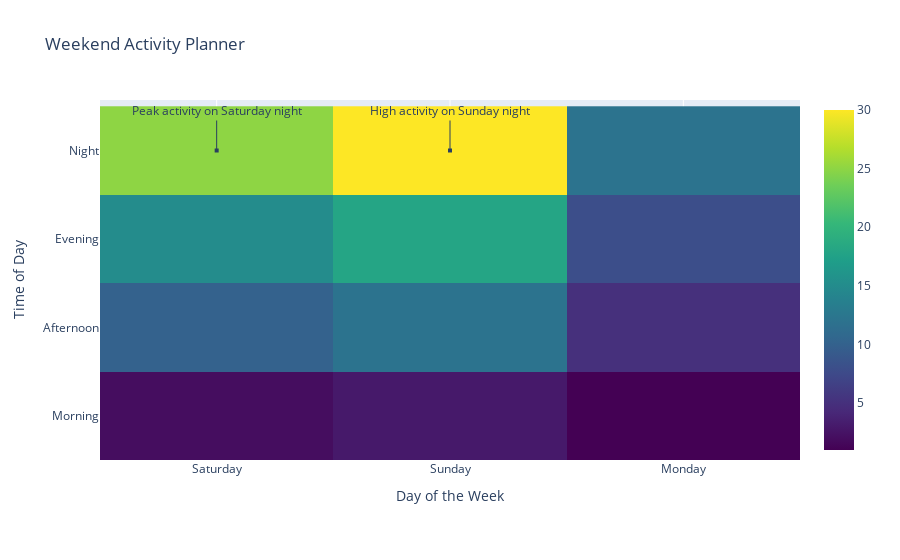

Notebook code for this chart:
### Code cell
import plotly.graph_objects as go

# Layout data (from the first JSON you provided)
layout = {
    "title": {
        "text": "Weekend Activity Planner",
        "font": {
            "size": 24
        }
    },
    "xaxis": {
        "title": {
            "text": "Day of the Week",
            "font": {
                "size": 18
            }
        }
    },
    "yaxis": {
        "title": {
            "text": "Time of Day",
            "font": {
                "size": 18
            }
        }
    },
    "annotations": [
        {
            "x": "Saturday",
            "y": "Night",
            "xref": "x",
            "yref": "y",
            "text": "Peak activity on Saturday night",
            "showarrow": True,
            "arrowhead": 7,
            "ax": 0,
            "ay": -40
        },
        {
            "x": "Sunday",
            "y": "Night",
            "xref": "x",
            "yref": "y",
            "text": "High activity on Sunday night",
            "showarrow": True,
            "arrowhead": 7,
            "ax": 0,
            "ay": -40
        }
    ],
    "margin": {
        "l": 100,
        "r": 100,
        "b": 100,
        "t": 100
    }
}

# Data (from the second JSON you provided)
data = [
    {"x": "Saturday", "y": "Morning", "z": 2},
    {"x": "Saturday", "y": "Afternoon", "z": 10},
    {"x": "Saturday", "y": "Evening", "z": 15},
    {"x": "Saturday", "y": "Night", "z": 25},
    {"x": "Sunday", "y": "Morning", "z": 3},
    {"x": "Sunday", "y": "Afternoon", "z": 12},
    {"x": "Sunday", "y": "Evening", "z": 18},
    {"x": "Sunday", "y": "Night", "z": 30},
    {"x": "Monday", "y": "Morning", "z": 1},
    {"x": "Monday", "y": "Afternoon", "z": 5},
    {"x": "Monday", "y": "Evening", "z": 8},
    {"x": "Monday", "y": "Night", "z": 12},
    # Add more as needed
]

# Prepare data for Plotly
x_vals = [d['x'] for d in data]
y_vals = [d['y'] for d in data]
z_vals = [d['z'] for d in data]

# Create a heatmap plot using Plotly
fig = go.Figure(data=go.Heatmap(
    x=x_vals,
    y=y_vals,
    z=z_vals,
    colorscale='Viridis'
))

# Update layout using the provided JSON
fig.update_layout(
    title=layout["title"]["text"],
    xaxis_title=layout["xaxis"]["title"]["text"],
    yaxis_title=layout["yaxis"]["title"]["text"],
    annotations=layout["annotations"],
    margin=layout["margin"]
)

# Configuration (from the third JSON you provided)
config = {
    "responsive": True,
    "scrollZoom": True
}

# Display the figure
fig.show(config=config)

### Figure 1 — Plotly figure (JSON) as saved in the notebook; plotly's stock layout.template omitted (floating-point values rounded to 4 significant figures)
{"data": [{"colorscale": [[0, "#440154"], [0.1111, "#482878"], [0.2222, "#3e4989"], [0.3333, "#31688e"], [0.4444, "#26828e"], [0.5556, "#1f9e89"], [0.6667, "#35b779"], [0.7778, "#6ece58"], [0.8889, "#b5de2b"], [1, "#fde725"]], "type": "heatmap", "x": ["Saturday", "Saturday", "Saturday", "Saturday", "Sunday", "Sunday", "Sunday", "Sunday", "Monday", "Monday", "Monday", "Monday"], "y": ["Morning", "Afternoon", "Evening", "Night", "Morning", "Afternoon", "Evening", "Night", "Morning", "Afternoon", "Evening", "Night"], "z": [2, 10, 15, 25, 3, 12, 18, 30, 1, 5, 8, 12]}], "layout": {"annotations": [{"arrowhead": 7, "ax": 0, "ay": -40, "showarrow": true, "text": "Peak activity on Saturday night", "x": "Saturday", "xref": "x", "y": "Night", "yref": "y"}, {"arrowhead": 7, "ax": 0, "ay": -40, "showarrow": true, "text": "High activity on Sunday night", "x": "Sunday", "xref": "x", "y": "Night", "yref": "y"}], "margin": {"b": 100, "l": 100, "r": 100, "t": 100}, "title": {"text": "Weekend Activity Planner"}, "xaxis": {"title": {"text": "Day of the Week"}}, "yaxis": {"title": {"text": "Time of Day"}}}}
